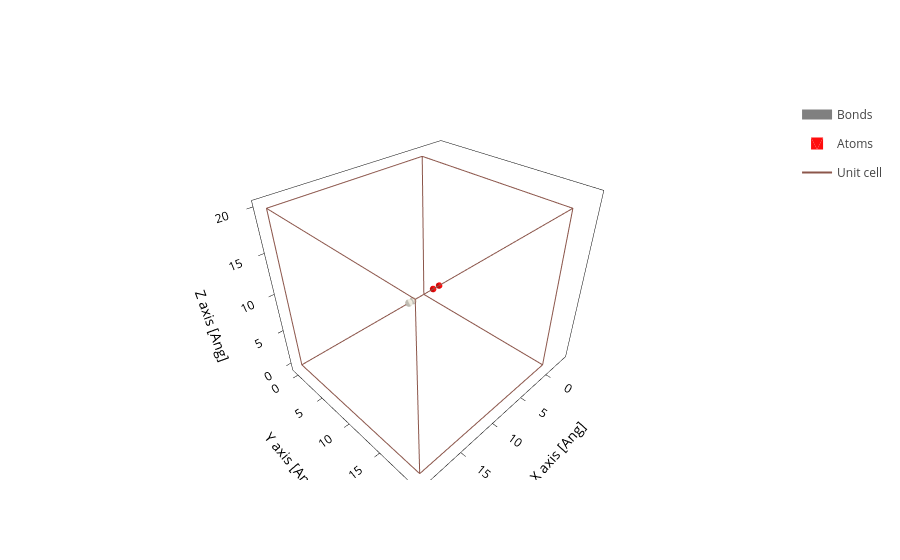

Notebook source saved alongside this figure:
### Code cell
molecule.plot()

### Figure 1 — Plotly figure (JSON) as saved in the notebook; plotly's stock layout.template omitted (floating-point values rounded to 4 significant figures; data arrays with more than 128 entries replaced by an {"elided": "..."} marker saying what was removed)
{"data": [{"line": {"color": "gray", "width": 10}, "meta": {}, "mode": "lines", "name": "Bonds", "opacity": 1, "type": "scatter3d", "x": [2.104, 2.146, 2.188, 2.229, 2.271, 2.313, 2.354, 2.396, 2.437, 2.479, 2.521, 2.562, 2.604, 2.645, 2.687, 2.729, 2.77, 2.812, 2.853, 2.895, NaN], "y": [0.0, 0.0, 0.0, 0.0, 0.0, 0.0, 0.0, 0.0, 0.0, 0.0, 0.0, 0.0, 0.0, 0.0, 0.0, 0.0, 0.0, 0.0, 0.0, 0.0, NaN], "z": [0.0, 0.0, 0.0, 0.0, 0.0, 0.0, 0.0, 0.0, 0.0, 0.0, 0.0, 0.0, 0.0, 0.0, 0.0, 0.0, 0.0, 0.0, 0.0, 0.0, NaN]}, {"alphahull": 0, "color": "#FF0D0D", "hovertemplate": "%{meta.position}", "legendgroup": "Atoms", "meta": {"meta": {"Atoms_i": 0}, "position": "(-3.12, 0.00, 0.00)"}, "name": "Atoms", "opacity": 1, "showlegend": true, "showscale": false, "type": "mesh3d", "x": {"elided": "225 float values"}, "y": {"elided": "225 float values"}, "z": {"elided": "225 float values"}}, {"alphahull": 0, "color": "#FF0D0D", "hovertemplate": "%{meta.position}", "legendgroup": "Atoms", "meta": {"meta": {"Atoms_i": 1}, "position": "(-1.88, 0.00, 0.00)"}, "name": "Atoms", "opacity": 1, "showlegend": false, "showscale": false, "type": "mesh3d", "x": {"elided": "225 float values"}, "y": {"elided": "225 float values"}, "z": {"elided": "225 float values"}}, {"alphahull": 0, "color": "#EDEADE", "hovertemplate": "%{meta.position}", "legendgroup": "Atoms", "meta": {"meta": {"Atoms_i": 2}, "position": "(2.10, 0.00, 0.00)"}, "name": "Atoms", "opacity": 1, "showlegend": false, "showscale": false, "type": "mesh3d", "x": {"elided": "225 float values"}, "y": {"elided": "225 float values"}, "z": {"elided": "225 float values"}}, {"alphahull": 0, "color": "#EDEADE", "hovertemplate": "%{meta.position}", "legendgroup": "Atoms", "meta": {"meta": {"Atoms_i": 3}, "position": "(2.90, 0.00, 0.00)"}, "name": "Atoms", "opacity": 1, "showlegend": false, "showscale": false, "type": "mesh3d", "x": {"elided": "225 float values"}, "y": {"elided": "225 float values"}, "z": {"elided": "225 float values"}}, {"meta": {}, "mode": "lines", "name": "Unit cell", "type": "scatter3d", "x": [0.0, 0.0, 20.0, 20.0, 0.0, 0.0, NaN, 0.0, 0.0, 0.0, 20.0, 20.0, 0.0, NaN, 20.0, 20.0, NaN, 20.0, 20.0], "y": [0.0, 20.0, 20.0, 20.0, 20.0, 20.0, NaN, 20.0, 0.0, 0.0, 0.0, 0.0, 0.0, NaN, 20.0, 0.0, NaN, 20.0, 0.0], "z": [0.0, 0.0, 0.0, 20.0, 20.0, 0.0, NaN, 20.0, 20.0, 0.0, 0.0, 20.0, 20.0, NaN, 0.0, 0.0, NaN, 20.0, 20.0]}], "layout": {"scene": {"aspectmode": "data", "xaxis": {"title": {"text": "X axis [Ang]"}}, "yaxis": {"title": {"text": "Y axis [Ang]"}}, "zaxis": {"title": {"text": "Z axis [Ang]"}}}, "xaxis": {"scaleanchor": "y", "scaleratio": 1, "title": {"text": "X axis [Ang]"}}, "yaxis": {"title": {"text": "Y axis [Ang]"}}}}
